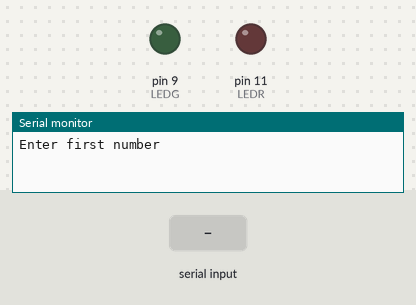
The sketch below on a simulated Arduino Uno, built with avr-gcc and run on an emulated ATmega328P. Parts: output pins drawn as LEDs (lit = HIGH), the last lines printed to the serial monitor. Dashed ring = blinking. The inputs (shaded band) are chosen by the test bench.

Above: at 1.2 s.
1.3 s: "90,45\n" received over Serial
At 1.7 s:
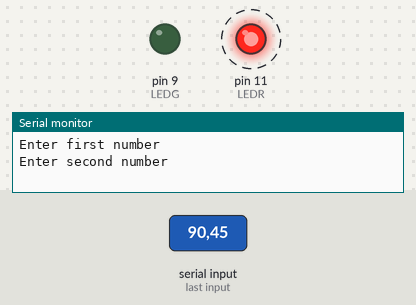
Timing chart, 0 to 10.3 s (numbered marks = the images above; inputs shaded):
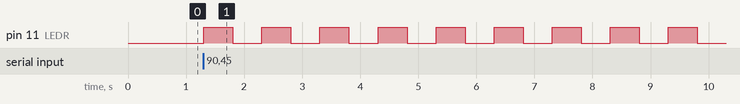

Measured:
- after the input at 1.3 s, pin 11 (LEDR): alternates HIGH for 0.50 s and LOW for 0.50 s, starting at once

The sketch:

user-blink.ino
```cpp
int LEDR = 11;
int LEDG = 9;

int num1, num2;

void setup(){
  pinMode(LEDR, OUTPUT);
  pinMode(LEDG, OUTPUT);

  Serial.begin(9600);
}

void loop(){
  //asks user for first number and waits for input
  Serial.println("Enter first number");
  while(Serial.available() == 0){
  } num1 = Serial.parseInt();

  //asks user for second number and waits for input
  Serial.println("Enter second number");
  while(Serial.available() == 0){
  } num2 = Serial.parseInt();

  //for loop wich will run until it is more than the number the user provided for input 1
  for (int i = 1; i <= num1; i++){
    //turns on the LED
    digitalWrite(LEDR, HIGH);
    delay(500);
    //Turnd off the LED
    digitalWrite(LEDR, LOW);
    delay(500);
  //for loop wich will run until it is more than the number the user provided for input 2
  } for (int i = 1; i <= num2; i++){
    //turns on the LED
    digitalWrite(LEDG, HIGH);
    delay(500);
    //turns off the LED
    digitalWrite(LEDG, LOW);
    delay(500);

  }
   //waits for 1 second
   delay(1000);

}
```
